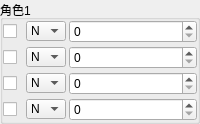
                        <widget class="QGroupBox" name="groupBox_48">
                         <property name="maximumSize">
                          <size>
                           <width>200</width>
                           <height>100</height>
                          </size>
                         </property>
                         <property name="title">
                          <string>角色1</string>
                         </property>
                         <layout class="QGridLayout" name="gridLayout_45">
                          <property name="leftMargin">
                           <number>0</number>
                          </property>
                          <property name="topMargin">
                           <number>0</number>
                          </property>
                          <property name="rightMargin">
                           <number>0</number>
                          </property>
                          <property name="bottomMargin">
                           <number>0</number>
                          </property>
                          <property name="spacing">
                           <number>3</number>
                          </property>
                          <item row="3" column="2">
                           <widget class="QSpinBox" name="spinBox_21">
                            <property name="buttonSymbols">
                             <enum>QAbstractSpinBox::UpDownArrows</enum>
                            </property>
                           </widget>
                          </item>
                          <item row="2" column="2">
                           <widget class="QSpinBox" name="spinBox_22">
                            <property name="buttonSymbols">
                             <enum>QAbstractSpinBox::UpDownArrows</enum>
                            </property>
                           </widget>
                          </item>
                          <item row="3" column="1">
                           <widget class="QComboBox" name="comboBox_119">
                            <property name="maximumSize">
                             <size>
                              <width>40</width>
                              <height>20</height>
                             </size>
                            </property>
                            <item>
                             <property name="text">
                              <string>N</string>
                             </property>
                            </item>
                            <item>
                             <property name="text">
                              <string>1</string>
                             </property>
                            </item>
                            <item>
                             <property name="text">
                              <string>2</string>
                             </property>
                            </item>
                            <item>
                             <property name="text">
                              <string>3</string>
                             </property>
                            </item>
                            <item>
                             <property name="text">
                              <string>4</string>
                             </property>
                            </item>
                            <item>
                             <property name="text">
                              <string>5</string>
                             </property>
                            </item>
                            <item>
                             <property name="text">
                              <string>6</string>
                             </property>
                            </item>
                           </widget>
                          </item>
                          <item row="2" column="1">
                           <widget class="QComboBox" name="comboBox_118">
                            <property name="maximumSize">
                             <size>
                              <width>40</width>
                              <height>20</height>
                             </size>
                            </property>
                            <item>
                             <property name="text">
                              <string>N</string>
                             </property>
                            </item>
                            <item>
                             <property name="text">
                              <string>1</string>
                             </property>
                            </item>
                            <item>
                             <property name="text">
                              <string>2</string>
                             </property>
                            </item>
                            <item>
                             <property name="text">
                              <string>3</string>
                             </property>
                            </item>
                            <item>
                             <property name="text">
                              <string>4</string>
                             </property>
                            </item>
                            <item>
                             <property name="text">
                              <string>5</string>
                             </property>
                            </item>
                            <item>
                             <property name="text">
                              <string>6</string>
                             </property>
                            </item>
                           </widget>
                          </item>
                          <item row="0" column="0">
                           <widget class="QCheckBox" name="checkBox_111">
                            <property name="maximumSize">
                             <size>
                              <width>20</width>
                              <height>20</height>
                             </size>
                            </property>
                            <property name="text">
                             <string/>
                            </property>
                           </widget>
                          </item>
                          <item row="2" column="0">
                           <widget class="QCheckBox" name="checkBox_113">
                            <property name="maximumSize">
                             <size>
                              <width>20</width>
                              <height>20</height>
                             </size>
                            </property>
                            <property name="text">
                             <string/>
                            </property>
                           </widget>
                          </item>
                          <item row="3" column="0">
                           <widget class="QCheckBox" name="checkBox_114">
                            <property name="maximumSize">
                             <size>
                              <width>20</width>
                              <height>20</height>
                             </size>
                            </property>
                            <property name="text">
                             <string/>
                            </property>
                           </widget>
                          </item>
                          <item row="1" column="0">
                           <widget class="QCheckBox" name="checkBox_112">
                            <property name="maximumSize">
                             <size>
                              <width>20</width>
                              <height>20</height>
                             </size>
                            </property>
                            <property name="text">
                             <string/>
                            </property>
                           </widget>
                          </item>
                          <item row="0" column="1">
                           <widget class="QComboBox" name="comboBox_116">
                            <property name="maximumSize">
                             <size>
                              <width>40</width>
                              <height>20</height>
                             </size>
                            </property>
                            <item>
                             <property name="text">
                              <string>N</string>
                             </property>
                            </item>
                            <item>
                             <property name="text">
                              <string>1</string>
                             </property>
                            </item>
                            <item>
                             <property name="text">
                              <string>2</string>
                             </property>
                            </item>
                            <item>
                             <property name="text">
                              <string>3</string>
                             </property>
                            </item>
                            <item>
                             <property name="text">
                              <string>4</string>
                             </property>
                            </item>
                            <item>
                             <property name="text">
                              <string>5</string>
                             </property>
                            </item>
                            <item>
                             <property name="text">
                              <string>6</string>
                             </property>
                            </item>
                           </widget>
                          </item>
                          <item row="1" column="1">
                           <widget class="QComboBox" name="comboBox_117">
                            <property name="maximumSize">
                             <size>
                              <width>40</width>
                              <height>20</height>
                             </size>
                            </property>
                            <item>
                             <property name="text">
                              <string>N</string>
                             </property>
                            </item>
                            <item>
                             <property name="text">
                              <string>1</string>
                             </property>
                            </item>
                            <item>
                             <property name="text">
                              <string>2</string>
                             </property>
                            </item>
                            <item>
                             <property name="text">
                              <string>3</string>
                             </property>
                            </item>
                            <item>
                             <property name="text">
                              <string>4</string>
                             </property>
                            </item>
                            <item>
                             <property name="text">
                              <string>5</string>
                             </property>
                            </item>
                            <item>
                             <property name="text">
                              <string>6</string>
                             </property>
                            </item>
                           </widget>
                          </item>
                          <item row="1" column="2">
                           <widget class="QSpinBox" name="spinBox_23">
                            <property name="buttonSymbols">
                             <enum>QAbstractSpinBox::UpDownArrows</enum>
                            </property>
                           </widget>
                          </item>
                          <item row="0" column="2">
                           <widget class="QSpinBox" name="spinBox_24">
                            <property name="buttonSymbols">
                             <enum>QAbstractSpinBox::UpDownArrows</enum>
                            </property>
                           </widget>
                          </item>
                         </layout>
                        </widget>
